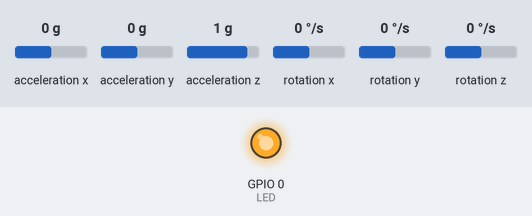
Bench run of a sketch on a simulated ESP32. Shown: output pins drawn as LEDs (lit = HIGH). Wiring (inferred from the names in the program): MPU-6050 motion sensor at I2C address 0x68. The inputs (shaded band) are chosen by the test bench; at power-on: acceleration x 0 g, acceleration y 0 g, acceleration z 1 g, rotation x 0 °/s, rotation y 0 °/s, rotation z 0 °/s. What the sketch prints to the serial monitor is not drawn.

Above: at 0.1 s.
At 3.1 s:
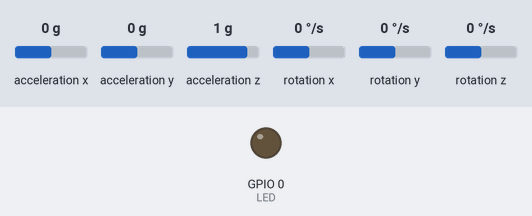
Timing chart, 0 to 4.6 s (numbered marks = the images above):
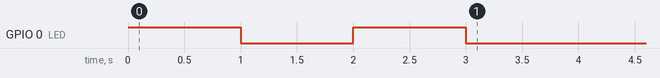

The sketch:

Detect.ino
```cpp
#include <Wire.h>

// MPU6050 Slave Device Address
const uint8_t MPU6050SlaveAddress = 0x68;
// Select SDA and SCL pins for I2C communication
const uint8_t scl = 5;
const uint8_t sda = 4;
int indx = 0;
int LED = 0;
const int arrSize = 30;
double AX[arrSize];
double AY[arrSize];
double AZ[arrSize];
double GX[arrSize];
double GY[arrSize];
double GZ[arrSize];
double Ax, Ay, Az, Gx, Gy, Gz;
int AxD, AyD, AzD, GxD, GyD, GzD;
// sensitivity scale factor respective to full scale setting provided in datasheet
const uint16_t AccelScaleFactor = 10;
const uint16_t GyroScaleFactor = 10;

// MPU6050 few configuration register addresses
const uint8_t MPU6050_REGISTER_SMPLRT_DIV   =  0x19;
const uint8_t MPU6050_REGISTER_USER_CTRL    =  0x6A;
const uint8_t MPU6050_REGISTER_PWR_MGMT_1   =  0x6B;
const uint8_t MPU6050_REGISTER_PWR_MGMT_2   =  0x6C;
const uint8_t MPU6050_REGISTER_CONFIG       =  0x1A;
const uint8_t MPU6050_REGISTER_GYRO_CONFIG  =  0x1B;
const uint8_t MPU6050_REGISTER_ACCEL_CONFIG =  0x1C;
const uint8_t MPU6050_REGISTER_FIFO_EN      =  0x23;
const uint8_t MPU6050_REGISTER_INT_ENABLE   =  0x38;
const uint8_t MPU6050_REGISTER_ACCEL_XOUT_H =  0x3B;
const uint8_t MPU6050_REGISTER_SIGNAL_PATH_RESET  = 0x68;

int16_t AccelX, AccelY, AccelZ, GyroX, GyroY, GyroZ;

void setup() {
  Serial.begin(9600);
  pinMode(LED, OUTPUT);
  digitalWrite(LED, HIGH);
  delay(1000);
  digitalWrite(LED, LOW);
  delay(1000);
  digitalWrite(LED, HIGH);
  delay(1000);
  digitalWrite(LED, LOW);
  Wire.begin(sda, scl);
  MPU6050_Init();
}

void loop() {
  Read_RawValue(MPU6050SlaveAddress, MPU6050_REGISTER_ACCEL_XOUT_H);
  //divide each with their sensitivity scale factor
  Ax = (double)AccelX / AccelScaleFactor;
  Ay = (double)AccelY / AccelScaleFactor;
  Az = (double)AccelZ / AccelScaleFactor;
  Gx = (double)GyroX / GyroScaleFactor;
  Gy = (double)GyroY / GyroScaleFactor;
  Gz = (double)GyroZ / GyroScaleFactor;
  AX[indx] = Ax;
  AY[indx] = Ay;
  AZ[indx] = Az;
  GX[indx] = Gx;
  GY[indx] = Gy;
  GZ[indx] = Gz;
  Serial.println(Ax);


  /*
    Serial.print("Ax: "); Serial.print(Ax);
    Serial.print(" Ay: "); Serial.print(Ay);
    Serial.print(" Az: "); Serial.print(Az);
    Serial.print(" T: "); Serial.print(T);
    Serial.print(" Gx: "); Serial.print(Gx);
    Serial.print(" Gy: "); Serial.print(Gy);
    Serial.print(" Gz: "); Serial.println(Gz);
    Serial.print(Ax);
    Serial.print(" ");
    Serial.print(Ay);
    Serial.print(" ");
    Serial.print(Az);
    Serial.print(" ");
    Serial.print(Gx);
    Serial.print(" ");
    Serial.print(Gy);
    Serial.print(" ");
    Serial.println(Gz);
  */

  indx++;
  if (indx == (arrSize - 1)) {
    AxD = Calculate_Diff(AX);
    AyD = Calculate_Diff(AY);
    AzD = Calculate_Diff(AZ);
    GxD = Calculate_Diff(GX);
    GyD = Calculate_Diff(GY);
    GzD = Calculate_Diff(GZ);
    if ((AxD >= 5000) || (AyD >= 5000) || (AzD >= 5000)) {
      digitalWrite(LED, HIGH);   // turn the LED on (HIGH is the voltage level)

    }
    else {
      digitalWrite(LED, LOW);   // turn the LED on (HIGH is the voltage level)
    }

    Serial.print("Delta Ax : "); Serial.println(AxD);
    Serial.print("Delta Ay : "); Serial.println(AyD);
    Serial.print("Delta Az : "); Serial.println(AzD);
    Serial.print("Delta Gx : "); Serial.println(GxD);
    Serial.print("Delta Gy : "); Serial.println(GxD);
    Serial.print("Delta Gz : "); Serial.println(GxD);
    Serial.println("-----------------------------------------------");
    indx = 0;
    AxD = 0;
    AyD = 0;
    AzD = 0;
    GxD = 0;
    GyD = 0;
    GzD = 0;
  }
  delay(100);
}

void I2C_Write(uint8_t deviceAddress, uint8_t regAddress, uint8_t data) {
  Wire.beginTransmission(deviceAddress);
  Wire.write(regAddress);
  Wire.write(data);
  Wire.endTransmission();
}

// read all 14 register
void Read_RawValue(uint8_t deviceAddress, uint8_t regAddress) {
  Wire.beginTransmission(deviceAddress);
  Wire.write(regAddress);
  Wire.endTransmission();
  Wire.requestFrom(deviceAddress, (uint8_t)14);
  AccelX = (((int16_t)Wire.read() << 8) | Wire.read());
  AccelY = (((int16_t)Wire.read() << 8) | Wire.read());
  AccelZ = (((int16_t)Wire.read() << 8) | Wire.read());
  GyroX = (((int16_t)Wire.read() << 8) | Wire.read());
  GyroY = (((int16_t)Wire.read() << 8) | Wire.read());
  GyroZ = (((int16_t)Wire.read() << 8) | Wire.read());
}

//configure MPU6050
void MPU6050_Init() {
  delay(150);
  I2C_Write(MPU6050SlaveAddress, MPU6050_REGISTER_SMPLRT_DIV, 0x07);
  I2C_Write(MPU6050SlaveAddress, MPU6050_REGISTER_PWR_MGMT_1, 0x01);
  I2C_Write(MPU6050SlaveAddress, MPU6050_REGISTER_PWR_MGMT_2, 0x00);
  I2C_Write(MPU6050SlaveAddress, MPU6050_REGISTER_CONFIG, 0x00);
  I2C_Write(MPU6050SlaveAddress, MPU6050_REGISTER_GYRO_CONFIG, 0x00);//set +/-250 degree/second full scale
  I2C_Write(MPU6050SlaveAddress, MPU6050_REGISTER_ACCEL_CONFIG, 0x00);// set +/- 2g full scale
  I2C_Write(MPU6050SlaveAddress, MPU6050_REGISTER_FIFO_EN, 0x00);
  I2C_Write(MPU6050SlaveAddress, MPU6050_REGISTER_INT_ENABLE, 0x01);
  I2C_Write(MPU6050SlaveAddress, MPU6050_REGISTER_SIGNAL_PATH_RESET, 0x00);
  I2C_Write(MPU6050SlaveAddress, MPU6050_REGISTER_USER_CTRL, 0x00);
}

int Calculate_Diff(double arr[]) {
  double minumum = 0, maximum = 0;

  for (int i = 0; i < arrSize ; i++) {
    if (arr[i] < minumum) {
      minumum = arr[i];
    }
    else if (arr[i] > maximum) {
      maximum = arr[i];
    }
  }
  //  Serial.print("Maximum");   Serial.println(maximum);
  // Serial.print("Minimum");   Serial.println(minumum);
  return (maximum - minumum);
}
```
